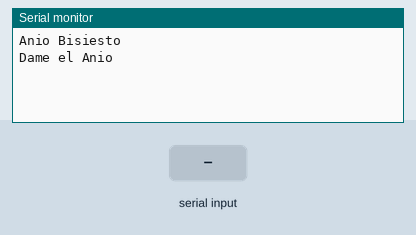
This sketch was run on a simulated Arduino Uno, built with avr-gcc and run on an emulated ATmega328P. On the bench: the last lines printed to the serial monitor. The inputs (shaded band) are chosen by the test bench.

Above: at 1.2 s.
1.3 s: "90,45\n" received over Serial
At 2.51 s:
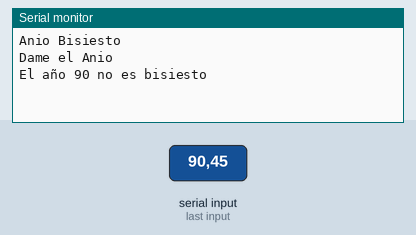
3.8 s: "0\n" received over Serial
At 4.96 s:
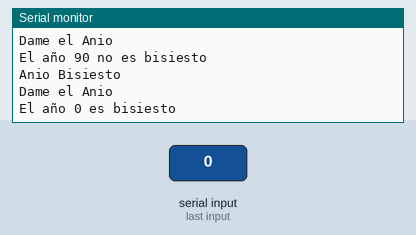

The sketch:

Bisiesto.ino
```cpp
enum ESTADOS {
PEDIR_ANIO,
ESPERAR_ANIO,
CALCULAR,
IMPRIMIR,
REINICIAR
};

int estado;
int num;
bool bis = false;
String temporal;

void setup() {
Serial.begin(9600);
Serial.setTimeout(250);
estado = 0;
}

void loop() {

 switch (estado) {
case PEDIR_ANIO:
Serial.println("Anio Bisiesto");
Serial.println("Dame el Anio");
estado++;
break;
case ESPERAR_ANIO:
if(Serial.available()>0){
temporal = Serial.readString();
num = temporal.toInt();
delay(500);
estado++;
}
break;
case CALCULAR:
if(num%400==0){
  bis=true;
  }
else if(num%100==0){
  bis=false;
  }
else if(num%4==0){
  bis=true;
  }
else{ bis = false;}
estado++;
break;
case IMPRIMIR:
if(bis==true){
Serial.println("");
Serial.println("El año " + String(num) + " es bisiesto");}
else{
Serial.println("");
Serial.println("El año " + String(num) + " no es bisiesto");}
estado++;
break;
case REINICIAR:
Serial.println("");
estado = 0;
break;
}
 //Serial.println("Se repite la revisión de la máquina");
 delay(100);
}
```

Measured:
- after the input at 1.3 s, the serial monitor: prints a new line after 1.1 s (image 1)
- after the input at 3.8 s, the serial monitor: prints a new line after 1.0 s (image 2)
